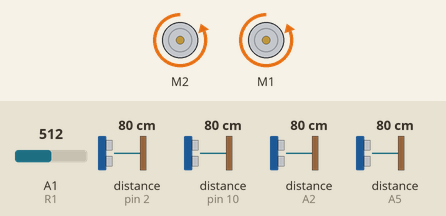
The sketch below on a simulated Arduino Uno, built with avr-gcc and run on an emulated ATmega328P. Shown: 2 × DC motor (green arrow = forward, orange = backward, longer = faster). Wiring (inferred from the names in the program): 4 × ultrasonic range finder: trigger pin 9, echo pin 10 / trigger pin 13, echo pin 2 / trigger A3, echo A2 / trigger A4, echo A5. Inputs (shaded band) come from the test bench; at power-on: distance to the obstacle (sensors on pin 10, pin 2, A2, A5) 80 cm, A1 (R1) = 512. The echo pulse lasts 58.3 µs per cm; what the sketch prints to the serial monitor is not drawn.

Above: at 5.0 s.
5.1 s: distance to the obstacle (sensor on pin 10) set to 13 cm
7.2 s: distance to the obstacle (sensor on pin 10) set to 10 cm
At 7.8 s:
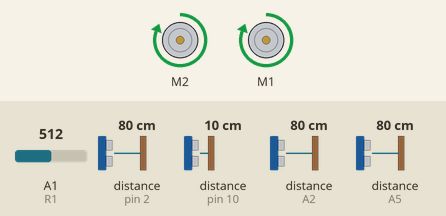
8.8 s: distance to the obstacle (sensor on pin 10) set to 4 cm
12.1 s: distance to the obstacle (sensor on pin 10) set to 2 cm
At 13.3 s:
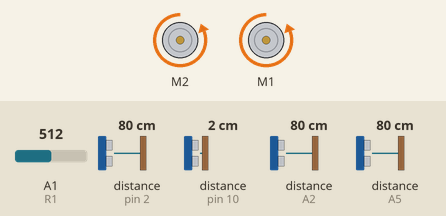
13.6 s: distance to the obstacle (sensor on pin 2) set to 4 cm
15.7 s: A1 (R1) set to 890
17.2 s: A1 (R1) set to 915
At 18.5 s:
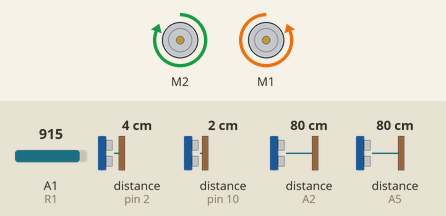
Timing chart, 0 to 19.8 s (numbered marks = the images above; inputs shaded):
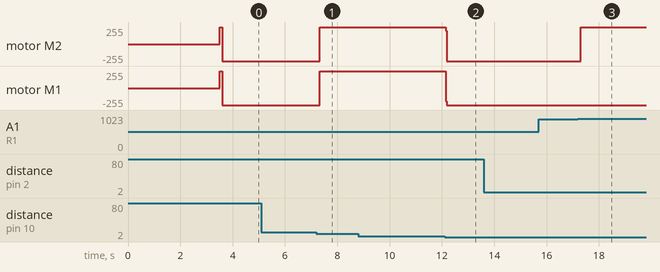

Measured:
- the behaviour switches between 12 and 11 cm on distance to the obstacle (sensor on pin 10) (found by bisection; images 0 and 1)
- the behaviour switches between 3 and 2 cm on distance to the obstacle (sensor on pin 10) (found by bisection; images 1 and 2)
- the behaviour switches between 899 and 900 on A1 (R1) (found by bisection; images 2 and 3)
- after the input at 7.2 s, motor M2, motor M1: backward 255/255 → forward 255/255 after 0.13 s
- after the input at 8.8 s, every drawn part: stays the same
- after the input at 12.1 s, motor M2, motor M1: forward 255/255 → backward 255/255 at once
- after the input at 17.2 s, motor M2: backward 255/255 → forward 255/255 after 0.12 s

The sketch:

thanosRobot.ino
```cpp
#include <AFMotor.h>
#define R1 A1
// Define motores
AF_DCMotor motorLeft(1, MOTOR12_1KHZ );
AF_DCMotor motorRight(2, MOTOR12_1KHZ);
// Contantes para os sensores ultrassonicos
const byte trig[4] = {A4, 9, A3, 13};
const byte echo[4] = {A5, 10, A2, 2};

const int whiteIR = 900;
const byte speedMax = 255;
const byte speedSpin = 200;


// Define um array para os sensores Vinicius
byte sensor[4];

void setup() {
  Serial.begin(9600);

  Wait5seconds();
  Impulse();

  for (byte i = 0; i < 4; i += 1) {
    pinMode(trig[i], OUTPUT);
    pinMode(echo[i], INPUT);
  }

  while (true) {
    // Definindo contantes para os sensores de acordo com o for
    byte _FrontRight = 0; // 0 = Frente Direita
    byte _FrontLeft = 1; // 1 = Frente Esquerda
    byte _SideRight = 2; // 2 = Direita
    byte _SideLeft = 3; // 3 = Esquerda

    // Vefifica quanto está imprimindo na faixa branca
  	// Serial.print("Faixa Branca: ");
  	// Serial.println(analogRead(R1));

    // Quando for faixa branca e não tiver inimigo a frente, dar Ré
    if ((PushEnemy(_FrontRight, _FrontLeft)) && (analogRead(R1) < whiteIR)) {
    	Forward(speedMax);
    	Serial.print("Continuar empurrando");
    }

    // Verifica se é rampa ou faixa branca
    if ((PushEnemy(_FrontRight, _FrontLeft) == false) && (analogRead(R1) < whiteIR)){
      Serial.print("Faixa Branca Ré..");
      Backward();
      delay(500);
    }

    // Define as ações para o Robo
    byte action = -1;
    for (byte i = 0; i < 4; i++) {
      sensor[i] = ReadUltrasonic(trig[i], echo[i]);
      if (between(i, 2, 50))
      	action = i;
    }

    // Verifica se o inimigo está pertinho, frente esquerda ou frente direita
    if (betweenOr(_FrontRight, _FrontLeft, 2, 10)) {
      action = 4;
    }

    // Verifica se os dois sensores da lateral está dentro do range, e define a ação para o mais perto
    if (betweenAnd(_SideRight, _SideLeft, 2, 50)) {
      action = sensor[_SideRight] > sensor[_SideLeft] ? 3 : 2;
    }

    // verifica se o inimigo está longe, frente esquerda ou frente direita
    if (betweenOr(_FrontRight, _FrontLeft, 50, 70)) {      action = 5;

    }

    // Define uma variavel para inverter a rotação do robo ao detectar na lateral
    volatile bool saveSpin;
    switch (action) {
      case 0:
        Forward(speedMax);
        Serial.print("Frente direita perto");
        Serial.println(sensor[_FrontRight]);
        break;

      case 1:
        Forward(speedMax);
        Serial.print("Frente Esquerda perto");
        Serial.println(sensor[_FrontLeft]);
        break;

      case 2:
        Clockwise(speedMax);
        saveSpin = true;
        Serial.print("Direita");
        Serial.println(sensor[_SideRight]);
        break;

      case 3:
        AntiClockwise(speedMax);
        saveSpin = false;
        Serial.print("Esquerda");
        Serial.println(sensor[_SideLeft]);
        break;

      case 4:
        Forward(speedMax);
        Serial.print("Empurrando inimigo");
        Serial.println(sensor[_FrontLeft]);
        break;

      case 5:
        Forward(speedMax);
        Serial.print("Inimigo a Frente");
        Serial.println(sensor[_FrontLeft]);
        break;

      default:
        if(saveSpin) {
          Clockwise(speedSpin);
          Serial.println("Ultima vez eu vi ele a minha direita");
        }
     	  else {
          AntiClockwise(speedSpin);
          Serial.println("Ultima vez eu vi ele a minha esquerda");
        }
    }
  }
}

// Verifica se o inimigo está pertinho
bool PushEnemy(byte i, byte j) {
  return betweenOr(i, j, 2, 10);
}

// verify if  x between
bool between(byte x, byte lower, byte upper) {
  if ((unsigned)(sensor[x]-lower) <= (upper-lower)) {
    return true;
  } else {
    return false;
  }
}

// verify if  x between &&  y between
bool betweenAnd(byte x, byte y, byte lower, byte upper) {
  if ((between(x, lower, upper)) && (between(y, lower, upper))) {
    return true;
  } else {
    return false;
  }
}

// verify if  x between ||  y between
bool betweenOr(byte x, byte y, byte lower, byte upper) {
  if (between(x, lower, upper) || between(y, lower, upper)) {
    return true;
  } else {
    return false;
  }
}
```

directions.ino
```cpp
void Stop() {
  motorRight.run(RELEASE);
  motorLeft.run(RELEASE);
}

void Forward(byte speed) {
  motorRight.run(FORWARD);
  motorLeft.run(FORWARD);
  motorLeft.setSpeed(speed);
  motorRight.setSpeed(speed);
}

void AntiClockwise(byte speed) {
  motorRight.run(FORWARD);
  motorLeft.run(BACKWARD);
  motorLeft.setSpeed(speed);
  motorRight.setSpeed(speed);
}

void Clockwise(byte speed) {
  motorRight.run(BACKWARD);
  motorLeft.run(FORWARD);
  motorLeft.setSpeed(speed);
  motorRight.setSpeed(speed);
}

void Backward() {
  motorRight.run(BACKWARD);
  motorLeft.run(BACKWARD);
  motorLeft.setSpeed(speedMax);
  motorRight.setSpeed(speedMax);
}

void Impulse() {
  Forward(speedMax);
  delay(100);
  Backward();
  delay(100);
}

void Wait5seconds() {
  delay(3500);
}
```

ultrassonic.ino
```cpp
byte ReadUltrasonic(uint8_t trigPin, uint8_t echoPin) {
  digitalWrite(trigPin, LOW);
  delayMicroseconds(2);
  digitalWrite(trigPin, HIGH);
  delayMicroseconds(10);
  digitalWrite(trigPin, LOW);
  int distance = pulseIn(echoPin, HIGH, 5882);
  return distance / 58;
}
```
